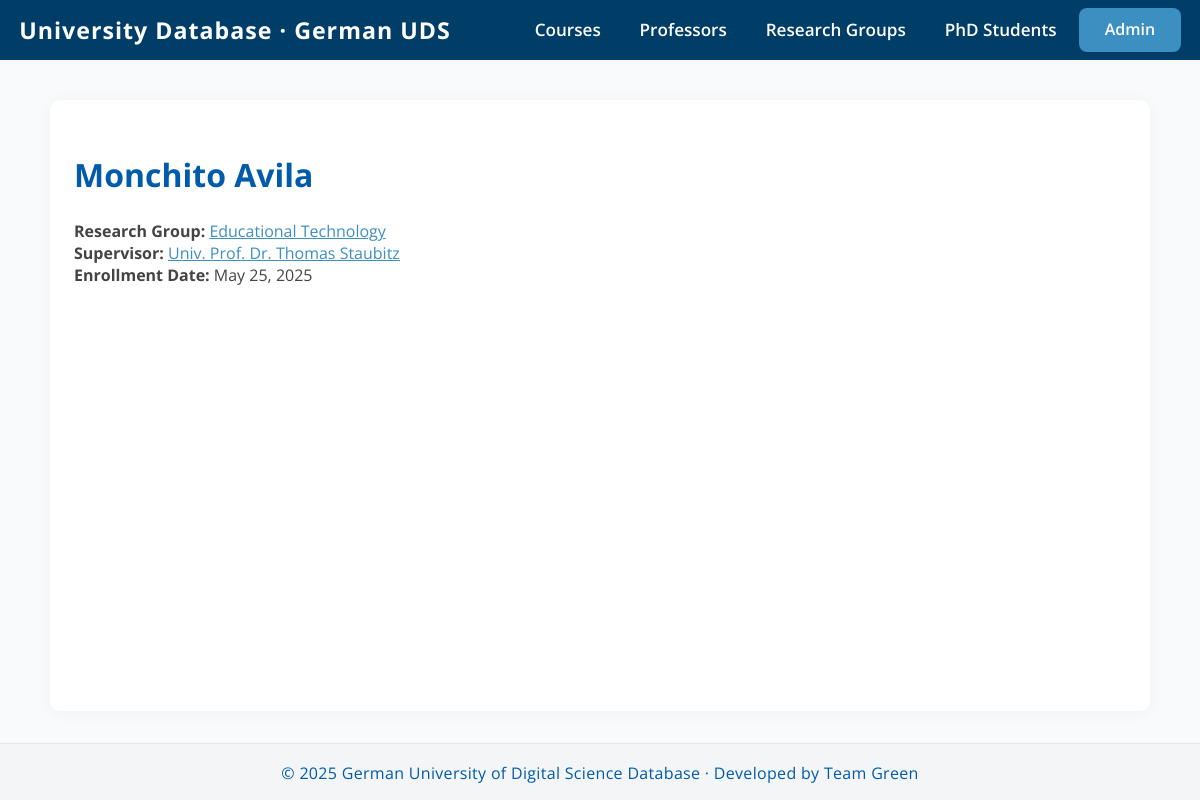
Page /phdstudents/2/ on the committed database.
### university/models.py (models this page shows, shortened)
class PhDStudent(models.Model):
    title = models.CharField(max_length=50, blank=True)  # <-- add blank=True here
    name = models.CharField(max_length=255)
    research_group = models.ForeignKey(ResearchGroup, on_delete=models.CASCADE, related_name='phd_students')
    supervisor = models.ForeignKey(Professor, on_delete=models.CASCADE, related_name='phd_students')
    enrollment_date = models.DateField()
    image_url = models.URLField(blank=True)
    class Meta:
        verbose_name = "PhD student"
        verbose_name_plural = "PhD students"
    def __str__(self):
        return f"{self.title} {self.name}".strip()

class ResearchGroup(models.Model):
    name = models.CharField(max_length=255)
    description = models.TextField()
    lead_professor = models.OneToOneField(
        'Professor',
        on_delete=models.SET_NULL,
        null=True,
        blank=True,
        related_name='leads_research_group'
    )

class Professor(models.Model):
    title = models.CharField(max_length=50)
    name = models.CharField(max_length=255)
    position = models.CharField(max_length=255)
    research_group = models.OneToOneField(
        ResearchGroup, related_name='main_professor',  # update related_name to avoid clash
        on_delete=models.SET_NULL,
        null=True,
        blank=True
    )
    bio = models.TextField(blank=True)
    image_url = models.URLField(blank=True)
    def __str__(self):
        return f"{self.title} {self.name}"

### university/views.py (the view)
# urls.py: path('phdstudents/<int:pk>/', views.phdstudent_detail, name='phdstudent_detail'),
def phdstudent_detail(request, pk):
    student = get_object_or_404(PhDStudent, pk=pk)
    return render(request, 'university/phd_student_detail.html', {'student': student})

### university/templates/university/phd_student_detail.html (shortened to what this page needs)
{% extends "university/base.html" %}
{% block content %}
<h1 style="color:#005baa;">{{ student }}</h1>
<div style="margin:1.5em 0; color:#444;">
  <strong>Research Group:</strong>
  <a href="{% url 'researchgroup_detail' student.research_group.id %}" style="color:#3b8fc1;">
    {{ student.research_group.name }}
  </a>
  <br>
  <strong>Supervisor:</strong>
  <a href="{% url 'professor_detail' student.supervisor.id %}" style="color:#3b8fc1;">
    {{ student.supervisor }}
  </a>
  <br>
  <strong>Enrollment Date:</strong> {{ student.enrollment_date }}
</div>
{% endblock %}

### university/templates/university/base.html (style rules this page uses)
:root { --primary: #005baa; --secondary: #3b8fc1; --light-bg: #f8fafc; --white: #fff; --nav-bg: #003e68; --nav-text: #fff; --nav-hover: #e1e8ed; --footer-bg: #f3f5f7; --footer-text: #005baa; --body-text: #222; }
html { box-sizing: border-box; font-size: 16px; }
*, *:before, *:after { box-sizing: inherit; }
body { margin: 0; font-family: 'Open Sans', Arial, Helvetica, sans-serif; background: var(--light-bg); color: var(--body-text); min-height: 100vh; display: flex; flex-direction: column; font-size: 1rem; }

### rows in the picture
PhDStudent: title+name "Monchito Avila", research_group.name "Educational Technology", supervisor "Univ. Prof. Dr. Thomas Staubitz", enrollment_date "May 25, 2025"
